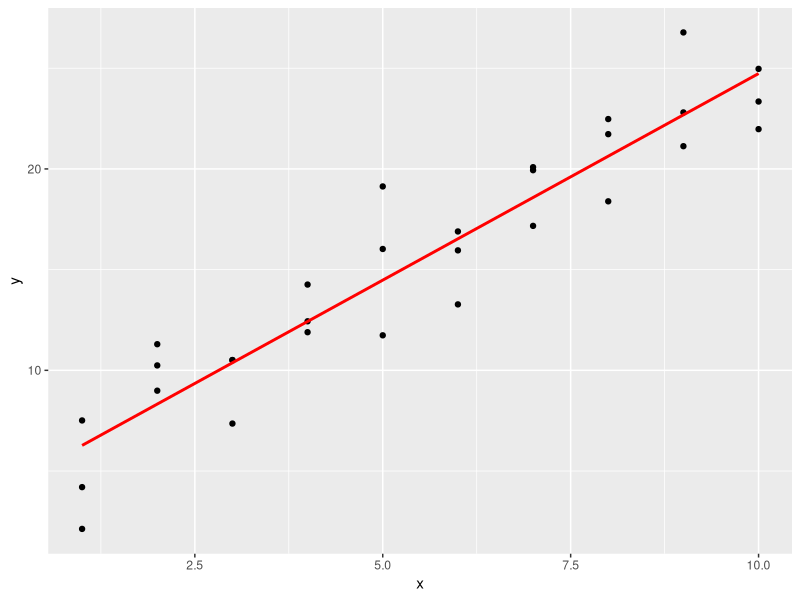
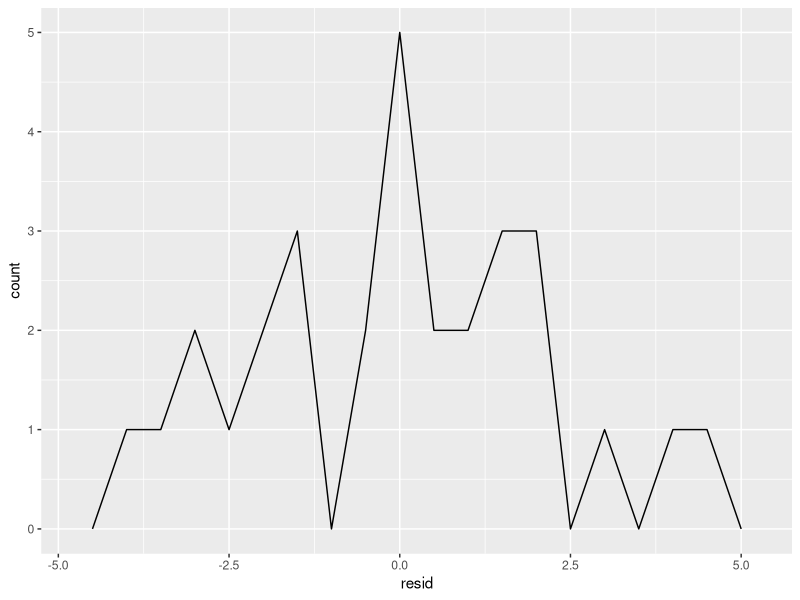
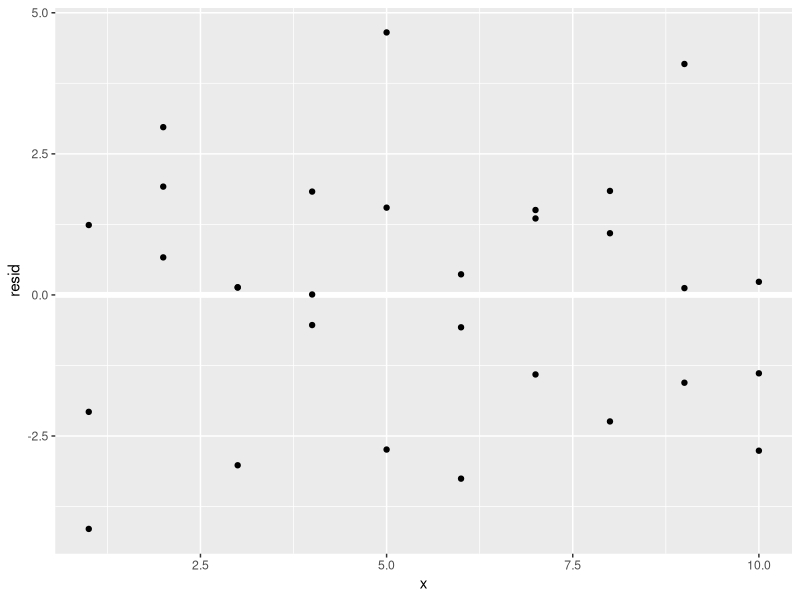
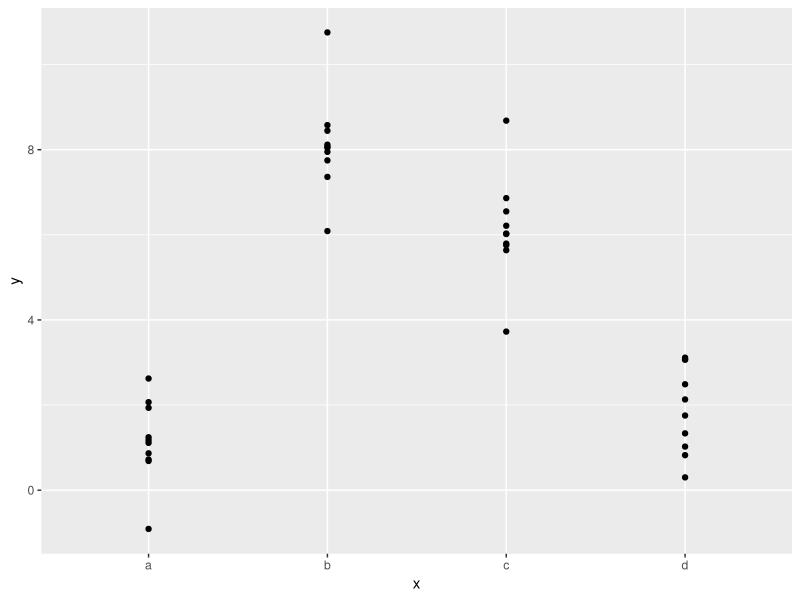
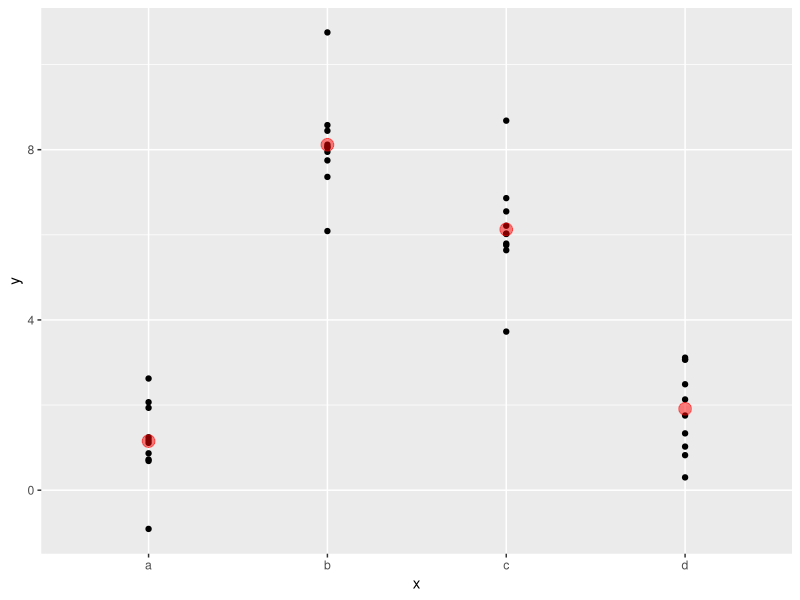
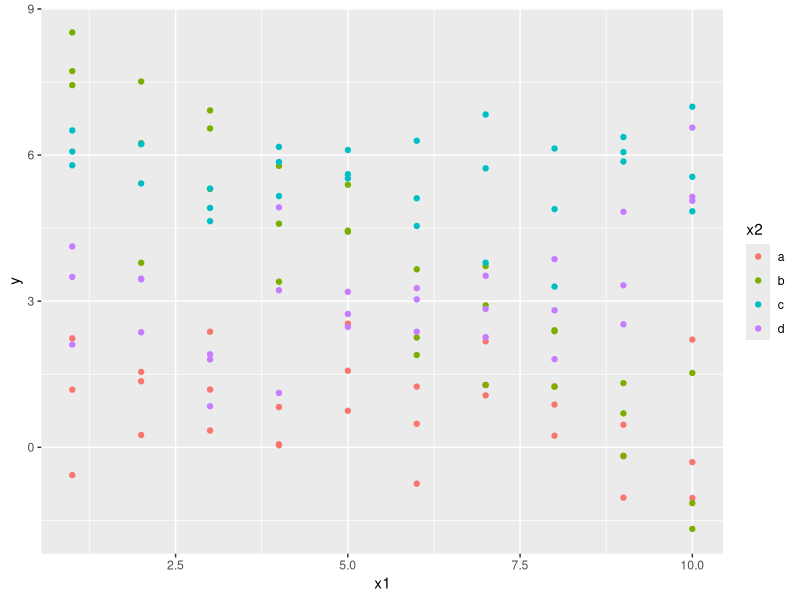
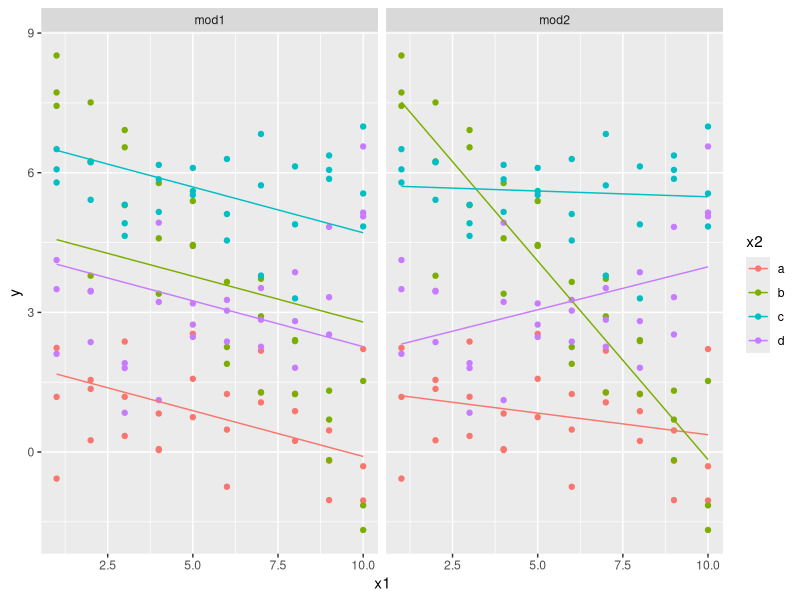
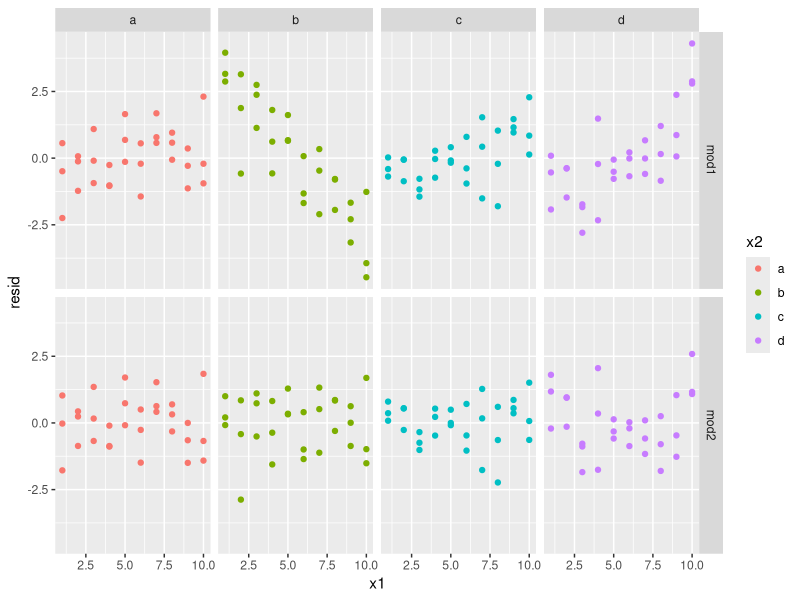

Source code (R) for these figures, in order:
library(tidyverse)
library(modelr)
options(na.action = na.warn)


# Visualização de modelos -------------------------------------------------


grid <- sim1 %>% 
  data_grid(x)
grid

#Modelo explicado no estudo anterior
sim1_mod <- lm(y ~ x, data = sim1)


#Adicionando predições do modelo
grid <- grid %>% 
  add_predictions(sim1_mod)

grid

#Visualização
ggplot(sim1, aes(x)) + 
  geom_point(aes(y = y)) + 
  geom_line(
    aes(y = pred),
    data = grid,
    color = "red",
    size = 1
  )


#Adicionando resíduos do modelo
sim1 <- sim1 %>% 
  add_residuals(sim1_mod)

sim1

#Visualização dos resíduos
ggplot(sim1, aes(resid)) +
  geom_freqpoly(binwidth = 0.5)

ggplot(sim1, aes(x, resid)) + 
  geom_ref_line(h = 0) + 
  geom_point()


# Fórmulas e famílias de modelos ------------------------------------------

#Variáveis categóricas
df <- tribble(
  ~sex,    ~response,
  #--------/---------
  "male",   1,
  "female", 2,
  "male",   1
)

df

#Analisando como um modelo com var. categórica é construído
model_matrix(df, response ~ sex)

#Exemplo com dataset sim2
ggplot(sim2) +
  geom_point(aes(x,y))

mod2 <- lm(y ~ x, data = sim2)
mod2

grid <- sim2 %>% 
  data_grid(x) %>% 
  add_predictions(mod2)

grid

#Visualização do modelo
ggplot(sim2, aes(x)) +
  geom_point(aes(y = y)) +
  geom_point(
    data = grid,
    aes(y = pred),
    color = "red",
    size = 4,
    alpha = 1/2
  )


# Interações entre variáveis ----------------------------------------------



#Variáveis contínuas e categóricas 
ggplot(sim3, aes(x1, y)) +
  geom_point(aes(color = x2))

#Modelos possíveis
mod1 <- lm(y ~ x1 + x2, data = sim3)
mod2 <- lm(y ~ x1 * x2, data = sim3)

mod1
mod2

#Predição com ambos modelos
grid <- sim3 %>% 
  data_grid(x1, x2) %>% 
  gather_predictions(mod1, mod2)

grid

#Visualização dos modelos
ggplot(sim3, aes(x1, y, color = x2)) +
  geom_point() +
  geom_line(data = grid, aes(y = pred)) +
  facet_wrap(~ model)

#Cálculo dos resíduos
sim3 <- sim3 %>% 
  gather_residuals(mod1, mod2)

#Visualização dos resíduos
ggplot(sim3, aes(x1, resid, color = x2)) +
  geom_point() +
  facet_grid(model ~ x2)


#Duas variáveis contínuas
mod1 <- lm(y ~ x1 + x2, data = sim4)
mod2 <- lm(y ~ x1 * x2, data = sim4)

mod1
mod2

grid <- sim4 %>% 
  data_grid(
    x1 = seq_range(x1, 5),
    x2 = seq_range(x2, 5)
  ) %>% gather_predictions(mod1, mod2)

grid

#Visualização dos modelos
#Predição baseada na cor
ggplot(grid, aes(x1, x2)) +
  geom_tile(aes(fill = pred)) +
  facet_wrap(~ model)

#Linhas de predição
ggplot(grid, aes(x1, pred, color = x2, group = x2)) +
  geom_line() +
  facet_wrap(~ model)

ggplot(grid, aes(x2, pred, color = x1, group = x1)) +
  geom_line() +
  facet_wrap(~ model)


# Valores faltantes -------------------------------------------------------

df <- tribble(
  ~x, ~y,
  #---/----
  1, 2.2,
  2, NA,
  3, 3.5,
  4, 8.3,
  NA, 10
)

df

lm(y ~ x, data = df)

mod <- lm(y ~ x, data = df, na.action = na.exclude)
mod
nobs(mod)
